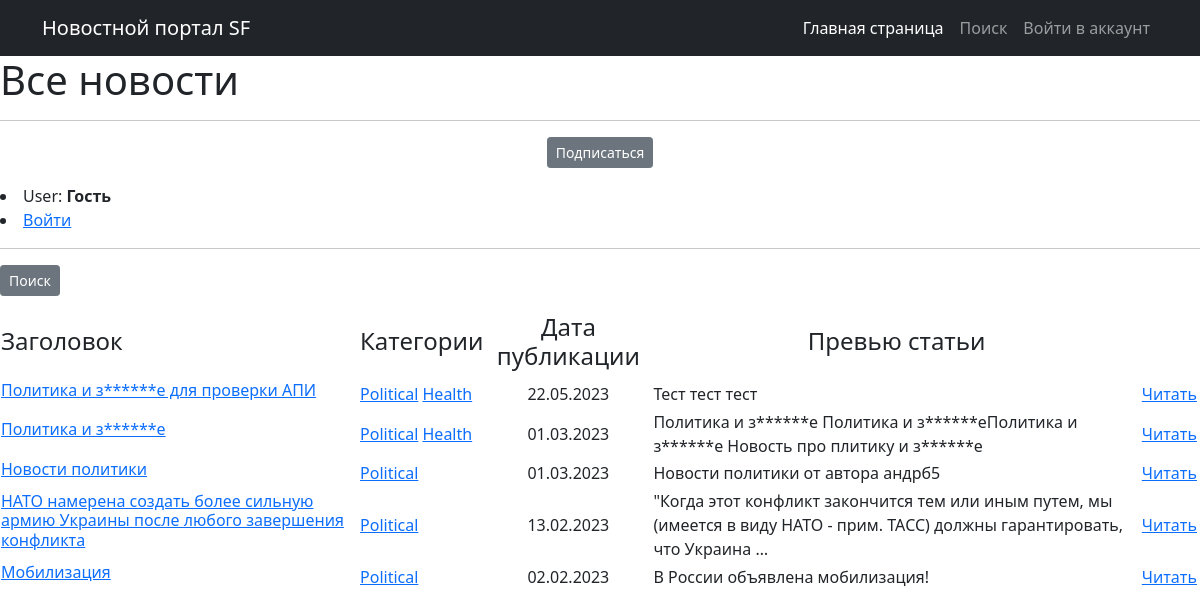
Screenshot of /news/categories/3 with the database file from the repository.
### news/models.py (models this page shows, shortened)
class Post(models.Model):
    news = 'NEWS'
    article = 'ART'
    TYPE = [
        (news, 'Новость'),
        (article, 'Статья')
    ]
    author = models.ForeignKey(Author, on_delete=models.CASCADE)
    category_type = models.CharField(max_length=4,
                                choices=TYPE,
                                default=news)
    time_add = models.DateTimeField(auto_now_add=True)
    category_post = models.ManyToManyField(Category, through='PostCategory')
    header_post = models.CharField(max_length=128)
    text = models.TextField()
    rating_post = models.SmallIntegerField(default=0)

class Category(models.Model):
    name_category = models.CharField(max_length=64, unique=True)
    subscribers = models.ManyToManyField(User, related_name='categories')
    def __str__(self):
        return f'{self.name_category}'

### news/views.py (the view)
# urls.py: path('categories/<int:pk>', CategoryListView.as_view(), name='category_list'),
class CategoryListView(ListView):
    model = Post
    template_name = 'category_list.html'
    context_object_name = 'category_news_list'
    def get_queryset(self):
        self.category_post = get_object_or_404(Category, id=self.kwargs['pk'])
        queryset = Post.objects.filter(category_post=self.category_post).order_by('-time_add')
        return queryset
    def get_context_data(self, **kwargs):
        context = super().get_context_data(**kwargs)
        context['is_not_subscriber'] = self.request.user not in self.category_post.subscribers.all()
        context['category'] = self.category_post
        return context

### news/templatetags/custom_filters.py (called while the page is built)
@register.filter()
def censor(value):
    bad_words = ['редиска','гад', 'здоровье', 'ПСЖ']
    if not isinstance(value, str):
        raise TypeError(f'Недопустимое значение{type(value)} Нужно ввести строковое значение')
    for word in value.split():
        if word.lower() in bad_words or word.upper() in bad_words:
            value = value.replace(word, f'{word[0]}{"*" * (len(word) - 2)}{word[-1]}')
    return value

### templates/category_list.html (shortened to what this page needs)
{% extends 'flatpages/default.html' %}
{% load custom_filters %}
{% block content %}
    <h1> Все новости </h1>
    <hr>
    {% if is_not_subscriber %}
    <p class="text-center"><a href="{% url 'subscribe' category.id %}" class="btn btn-secondary btn-sm">Подписаться</a> </p>
    {% else %}
    <p class="text-center"><a href="{% url 'unsubscribe' category.id %}" class="btn btn-secondary btn-sm">Отписаться</a> </p>
    {% endif %}
    {% if user.is_authenticated %}
        <p>User: <strong>{{ user.get_username }}</strong></p>
        <p class="text-left"><a href="/accounts/logout" class="btn btn-secondary btn-sm">Выйти</a></p>
    {% else %}
        <li>User: <strong>Гость</strong></li>
        <li><a href="/accounts/login">Войти</a></li>
    {% endif %}
    <hr>
    <p class="text-left"><a href="{% url 'post_search' %}" class="btn btn-secondary btn-sm">Поиск</a></p>
        <table>
            <tr>
                <td><h4>Заголовок</h4></td>
                <td><h4>Категории</h4></td>
                <td><h4 align="center">Дата публикации</h4></td>
                <td><h4 align="center">Превью статьи</h4></td>
            </tr>
            {% for post in category_news_list %}
                <tr>
                    <td><h6><a href="{% url 'post_detail' post.id %}">{{post.header_post|censor}}</a></h6></td>
                    <td>{% for category in post.category_post.all %}
                            <a href="{% url 'category_list' category.id %}"> {{category}}</a>
                        {% endfor %}</td>
                    <td align="center">{{post.time_add|date:'d.m.Y'}}</td>
                    <td>{{post.text|truncatewords:20|censor}}</td>
                    <td><a href="{% url 'post_detail' pk=post.id %}">Читать</a></td>
                    <td>
                    </td>
                </tr>
            {% endfor %}
        </table>
{% endblock content %}

### rows the page displays
Post: header_post|censor "Политика и з******е для проверки АПИ", time_add "22.05.2023", text|censor "Тест тест тест"
Category: name_category "Political"
Category: name_category "Health"
Post: header_post|censor "Политика и з******е", time_add "01.03.2023", text|censor "Политика и з******е Политика и з******еПолитика и з******е Новость про плитику и з******е"
Post: header_post|censor "Новости политики", time_add "01.03.2023", text|censor "Новости политики от автора андрб5"
Post: header_post|censor "НАТО намерена создать более сильную армию Украины после любого завершения конфликта", time_add "13.02.2023", text|censor "\"Когда этот конфликт закончится тем или иным путем, мы (имеется в виду НАТО - прим. ТАСС) должны гарантировать, что Украина …"
Post: header_post|censor "Мобилизация", time_add "02.02.2023", text|censor "В России объявлена мобилизация!"
